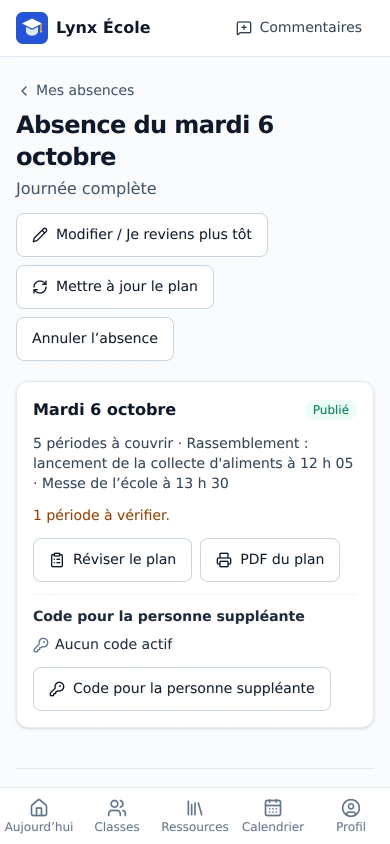
#> input picture marketing/promo/screens-commercial/absence-published-phone.webp, 780 x 1688 px (shown at 1/2 size); its folder holds only this picture in this run
$ python -i promo_art.py   (imports and definitions only)
#> lines starting #> are read from the running program, lines starting #| are printed output that depends on the picture
"""Papercraft stop-motion art for the Lynx École promo (PIL + numpy).

Everything is drawn procedurally: kraft-paper desk, paper cards, sticky notes, tags, a phone and a
laptop mockup holding the real app screenshots, scissors, a pointing hand, lock/eye, stamp, etc.
Elements enter in discrete steps and every frame gets a tiny deterministic jitter (handmade feel).
"""
from __future__ import annotations

import hashlib
import math
import os
from functools import lru_cache

import numpy as np
from PIL import Image, ImageDraw, ImageFilter, ImageFont

HERE = os.path.dirname(os.path.abspath(__file__))
SCREENS = os.path.join(HERE, "screens")
# The app icon, read from the repository (marketing/promo -> apps/web/public/icons).
ICON = os.path.join(HERE, "..", "..", "apps", "web", "public", "icons", "icon-512.png")
W, H, FPS = 1920, 1080, 12

BLUE = (37, 83, 216)
AMBER = (251, 191, 36)
SLATE = (15, 23, 42)
WHITE = (255, 255, 255)
PAPER = (253, 251, 246)
KRAFT = (200, 165, 118)
GREEN = (0, 122, 79)
RED = (214, 40, 40)
PINK = (249, 168, 212)
MINT = (167, 243, 208)
SKY = (186, 230, 253)
YELLOW = (253, 224, 71)
LILAC = (221, 214, 254)
SKIN = (243, 201, 164)
DARK = (28, 31, 40)
GREY = (215, 219, 227)
ORANGE = (251, 146, 60)

DEJAVU = "/usr/share/fonts/truetype/dejavu"
CAVEAT = os.path.join(HERE, "fonts", "Caveat[wght].ttf")

# ---------------------------------------------------------------------------
# language: on-screen strings are written in English in the scene code and
# translated through tr(); L(en, fr) picks per-language layout values.
# ---------------------------------------------------------------------------
LANG = "en"

FR = {
    "your whole day, one screen": "toute votre journée, un seul écran",
    "every period": "chaque période",
    "every routine": "chaque routine",
    "the next lesson →": "la prochaine leçon →",
    "no class today": "pas de classe",
    "period replaced ✓": "période remplacée ✓",
    "shorter afternoon": "après-midi écourté",
    "adjusts on its own": "s'ajuste toute seule",
    "undo? one tap too": "annuler? une touche aussi",
    "the plan moves on →": "la planification avance →",
    "next: Leçon 5 · Les détails importants": "prochaine : Leçon 5 · Les détails importants",
    "read on your device": "lu sur votre appareil",
    "never sent: last names,\nstudent numbers, birthdates": "jamais envoyés : noms de famille,\nnuméros d'élève, dates de naissance",
    "first names only ✓": "prénoms seulement ✓",
    "encrypted": "chiffrées",
    "hidden until you reveal it": "cachées jusqu'à ce\nque vous les révéliez",
    "every view is logged ✎": "chaque consultation\nest enregistrée ✎",
    "masqué": "masquée",
    "rotating Jour 1 … 6 ✓": "Jour 1 … 6 en rotation ✓",
    "rotary teachers ✓": "enseignement en rotation ✓",
    "combined grades ✓": "classes combinées ✓",
    "in French, on your phone": "en français, sur votre téléphone",
    "BIENTÔT  ·  COMING SOON": "BIENTÔT",
    "coming soon": "bientôt",
    "picks up right where\nyou left off": "reprend là où\nvotre classe est rendue",
    "Less paperwork, more teaching.": "Moins de paperasse, plus d'enseignement.",
    "A working name. All demo data shown is fictional.": "Nom provisoire. Toutes les données montrées sont fictives.",
    "We'd love\nyour\nfeedback!": "Dites-nous\nce que vous\nen pensez!",
    "Merci !\n♥": "Merci!\n♥",
    "Notes pour la suppléance": "Notes pour la personne suppléante",
}
STRINGS = {"en": {}, "fr": FR}


# [15 lines left out: functions set_lang, tr, not called in this run]


def L(en, fr):
    """Per-language layout value."""
    return en if LANG == "en" else fr


# ---------------------------------------------------------------------------
# basics
# ---------------------------------------------------------------------------
# [12 lines left out: function font, not called in this run]


def rgba(c, a=255):
    return (c[0], c[1], c[2], a)


def darken(c, k=0.85):
    return tuple(int(v * k) for v in c)


def lighten(c, k=0.5):
    return tuple(int(v + (255 - v) * k) for v in c)


_noise = None


# [11 lines left out: function paper_texture, not called in this run]


def shadow(img: Image.Image, dx=6, dy=10, blur=8, opacity=0.33) -> Image.Image:
    pad = int(blur * 2.5) + max(abs(dx), abs(dy))
    cv = Image.new("RGBA", (img.width + 2 * pad, img.height + 2 * pad), (0, 0, 0, 0))
    sh = Image.new("RGBA", img.size, (40, 25, 5, 255))
    sh.putalpha(img.getchannel("A").point(lambda v: int(v * opacity)))
    cv.paste(sh, (pad + dx, pad + dy))
    cv = cv.filter(ImageFilter.GaussianBlur(blur))
    cv.alpha_composite(img, (pad, pad))
    return cv


# [4 lines left out: function text_size, not called in this run]


def _is_sym(ch: str) -> bool:
    return ord(ch) >= 0x2190  # arrows, dingbats, misc symbols: Caveat has no glyphs for these


# [531 lines left out: functions _runs, rich_measure, text_center, text_img, tape, add_tape and 24 more, not called in this run]


PLAN_LINES = [
    ("8 h 55", "Français", "Leçon 5 · Les détails importants"),
    ("9 h 45", "Mathématiques", "Leçon 5 · Les nombres jusqu'à 1 000"),
    ("11 h 15", "Ens. religieux", "Leçon 3 · Les paraboles"),
    ("13 h 35", "Français", "Bibliothèque · lecture autonome"),
    ("", "Notes pour la suppléance", "Léa : voir alerte (épipen) · rangs à 8 h 45"),
]


# [21 lines left out: function plan_sheet, not called in this run]


CSV_COLS = [
    ("NISO", ["3 152 007", "3 152 019", "3 152 044"], 170, True),
    ("Nom", ["Gagnon", "Roy", "Bélanger"], 190, True),
    ("Prénom", ["Rosalie", "Émile", "Maya"], 190, False),
    ("Naissance", ["2018-03-14", "2018-07-02", "2017-11-21"], 200, True),
]


# [89 lines left out: functions csv_column, csv_title, cover_strip, confetti, app_icon, end_card and 3 more, not called in this run]


POP = [0.35, 0.82, 1.14, 0.94, 1.0]


class Ctx:
    """Per-frame drawing context: canvas, local scene time, global frame index."""

    def __init__(self, cv: Image.Image, t: float, frame: int):
        self.cv, self.t, self.frame = cv, t, frame

    # [65 lines left out: functions put, connector, caption, not called in this run]

    def brand(self, t0=0.0):
        self.put(brand_plate(), 1690, 78, t0=t0, enter="pop", dur=0.3, jit=1.0, jrot=0.3, key="brand")


# ---------------------------------------------------------------------------
# scenes: each is draw(ctx, S) where S has .dur and .voice (caption start, local time)
# ---------------------------------------------------------------------------
STICKIES = [  # (x, y, rot, color, text)
    (560, 250, -7, YELLOW, "Prière\n8 h 45"),
    (880, 210, 5, PINK, "Maths :\nleçon 5 ?"),
    (1180, 290, -4, MINT, "Messe\nvendredi !"),
    (1480, 240, 8, SKY, "Photocopies\n!!"),
    (430, 560, 6, LILAC, "Léa :\nallergie"),
    (780, 560, -6, YELLOW, "Journée\npédago."),
    (1100, 600, 4, PINK, "Réunion\n15 h 30"),
    (1440, 580, -8, MINT, "Liste de\nclasse (CSV)"),
    (1700, 470, 6, YELLOW, "O Canada ♪"),
]

PHONE_CX, PHONE_CY = 520, 470  # shared phone position for scenes 2-4
PHONE_W = 430


# [227 lines left out: functions phone_pt, draw_stickies, scene1, scene2, scene3, scene4 and 5 more, not called in this run]


SCENES = [scene1, scene2, scene3, scene4, scene5, scene6, scene7, scene8, scene9]
SCENE_TITLES = ["Monday morning", "Whole day, one screen", "Day adjusts itself", "One tap: Leçon donnée",
                "First names only", "Encrypted alerts", "Made for Ontario", "Coming soon: sick day", "End card"]
SCENE_TITLES_FR = ["Lundi matin", "Toute la journée, un écran", "La journée s'ajuste", "Une touche : Leçon donnée",
                   "Prénoms seulement", "Alertes chiffrées", "Conçue pour l'Ontario", "Bientôt : journée de maladie", "Carte de fin"]


def scene_titles() -> list[str]:
    return SCENE_TITLES if LANG == "en" else SCENE_TITLES_FR

>>> from PIL import Image
>>> picture = Image.open('screens-commercial/absence-published-phone.webp')
#> picture is the input picture: PIL image 780x1688 RGB; mean R, G, B 242.2, 243.8, 245.2
>>> result = shadow(picture)
#> in shadow, `cv = Image.new("RGBA", (img.width + 2 * pad, img.height + 2 * pad), (0..`: cv: PIL image 840x1748 RGBA; every value is 0
#> in shadow, `sh = Image.new("RGBA", img.size, (40, 25, 5, 255))`:
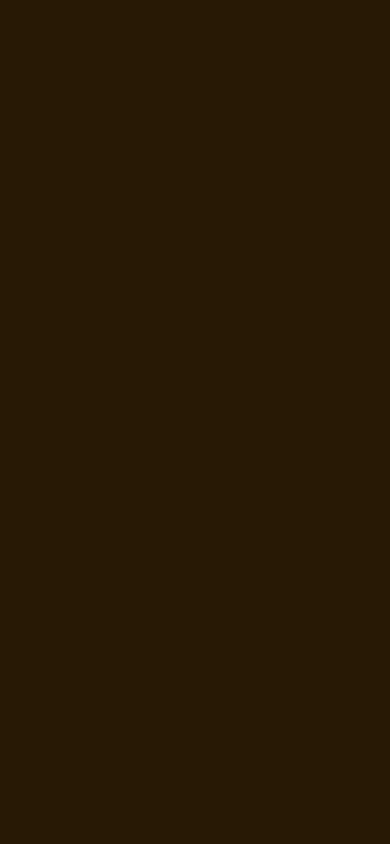
#> sh: PIL image 780x1688 RGBA (shown at 1/2 size); mean R, G, B, A 40, 25, 5, 255
#> (the run stopped early here; a loop or call above may not have finished)
